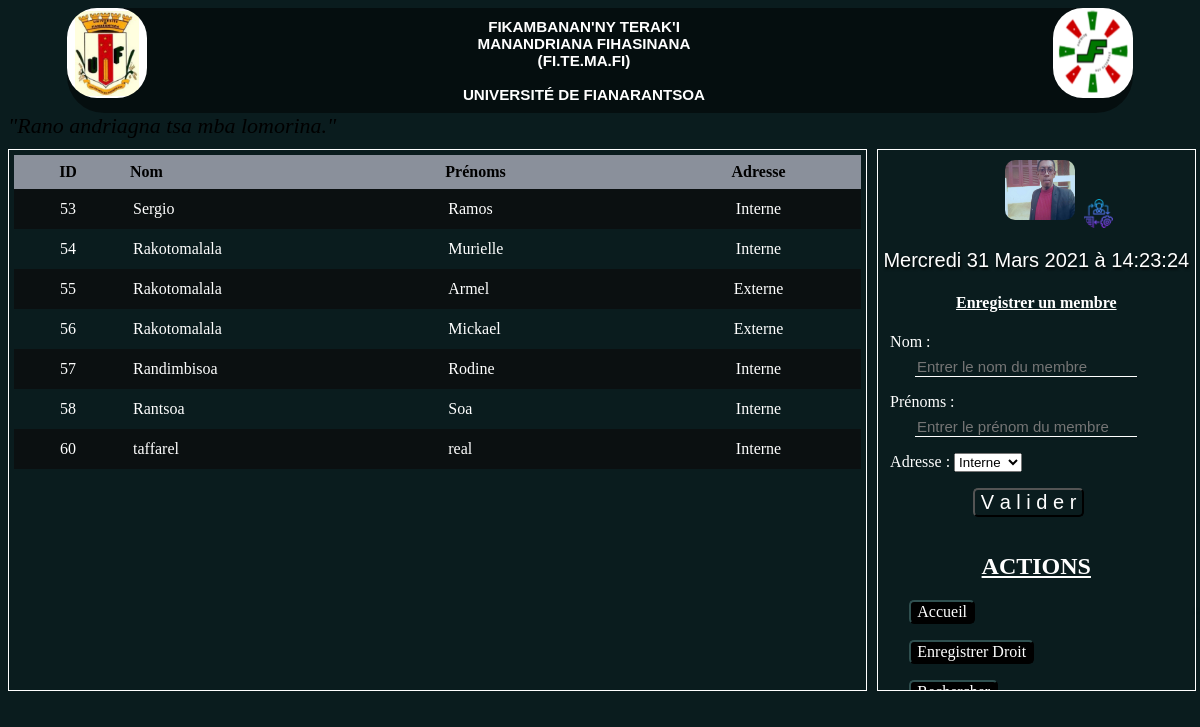
Screenshot of /accueil/ (signed in) with the database file from the repository.
### blog/models.py (models this page shows, shortened)
class Membres(models.Model):
    nom = models.CharField(max_length = 30, verbose_name = "Nom")
    prenoms = models.CharField(max_length = 50, verbose_name = "Prénoms")
    adresse = models.CharField(max_length = 10, choices = adresse_membres, default = 'Interne')

class Utilisateur(models.Model):
    proprietaire = models.OneToOneField(User, on_delete = models.CASCADE)
    avatar = models.ImageField(null = True, blank = True, verbose_name = 'avatar', default = 'profil.png')

### blog/views.py (the view)
# urls.py: path('accueil/', record),
@login_required(login_url = '../login_user/')
def record(request):
    resultat1 = Membres.objects.all().order_by('id')
    resultat2 = Droit.objects.all()
    if request.method == 'POST':
        form1 = FormMembres(request.POST)
        if form1.is_valid:
            envoi = True
            form1.save()
            a = len(resultat1)
            messages.success(request, u' Sauvegarde avec succès ! :)')
            return redirect(record)
    else:
        envoi = False
        form1 = FormMembres()
    a = len(resultat1)
    somme = somme_droit(resultat2)
    isa1 = da_PNP(resultat2)
    isa2 = dan_PNP(resultat2)
    isa3 = dr_PNP(resultat2)
    return render(request, 'blog/main.html', locals())

### blog/forms.py
class FormMembres(ModelForm):
    class Meta:
        model = Membres
        fields = "__all__"
    def __init__(self, *args, **kwargs):
        super().__init__(*args, **kwargs)
        self.fields["nom"].widget.attrs['placeholder'] = "Entrer le nom du membre"
        self.fields["prenoms"].widget.attrs['placeholder'] = "Entrer le prénom du membre"

### blog/views.py (called while the page is built)
def somme_droit(L):
    somme1 = 0
    somme2 = 0
    somme3 = 0
    L = Droit.objects.all()
    for s in L:
        if s.droit_adhension:
            somme1 = somme1 + 4000
        else:
            somme1 = somme1
        if s.droit_annuel:
            somme2 = somme2 + 3000
        else:
            somme2 = somme2
        if s.droit_reception:
            somme3 = somme3 + 5000
        else:
            somme3 = somme3
    return (somme1 + somme2 + somme3)

def da_PNP(L):
    isa1 = 0
    L = Droit.objects.all()
    for s in L:
        if s.droit_adhension:
            isa1 = isa1 + 1
    return isa1

def dan_PNP(L):
    isa2 = 0
    L = Droit.objects.all()
    for s in L:
        if s.droit_annuel:
            isa2 = isa2 + 1
    return isa2

def dr_PNP(L):
    isa3 = 0
    L = Droit.objects.all()
    for s in L:
        if s.droit_reception:
            isa3 = isa3 + 1
    return isa3

### blog/templates/blog/main.html (shortened to what this page needs)
{% load static %}
<!DOCTYPE html>
<html>
    <head>
        {% block "head" %}
        <link type="text/css" rel="stylesheet" href="{% static 'css/main.css' %}">
        {% endblock %}
    </head>
    <body onload="ttdateheure()">
        <div class="en_tete">
            <img class="img_uf" src="{% static 'images/UF.PNG' %}">
            <h1 class="titre">Fikambanan'ny terak'i Manandriana Fihasinana (FI.TE.MA.FI) <br><br> Université de Fianarantsoa</h1>
            <img class="img_fac" src="{% static 'images/FAC.PNG' %}">
        </div>
        <cite style="font-size: 22px;">"Rano andriagna tsa mba lomorina."</cite>
        <div class="corps">
            <div class="corps_droit">
                <table>
                    {% block "table" %}
                    <tr style="color:black; background-color: rgb(138, 144, 155);">
                        <th>ID</th>
                        <th style="text-align: left;">Nom</th>
                        <th style="text-align: left;">Prénoms</th>
                        <th>Adresse</th>
                    </tr>
                    </div>
                    {% for res in resultat1 %}
                    <tr>
                        <td>{{res.id}}</td>
                        <td style="text-align: left;">{{res.nom}}</td>
                        <td style="text-align: left;">{{res.prenoms}}</td>
                        <td>{{res.adresse}}</td>
                    </tr>
                    {% endfor %}
                    {% endblock %}
            </div>
            <div class="corps_gauche">
                <img src="{{request.user.utilisateur.avatar.url}}" class="img_user"><a href="../config_user"><img src = "{% static 'images/process.png' %}" class="img_conf"></a>
                <div id = "heure_date" class="dateheure">
                </div>
                <h4 style="color: white; text-align: center; text-decoration: underline">{% block "nom" %}Enregistrer un membre {% endblock %}</h4>
                {% block "formulaire" %}
                <form method="POST" class="form">
                    {{form1.as_p}}
                    <input type="submit" value="V a l i d e r" class="submit">
                </form>
                {% endblock %}
                <h2 style="color:white; text-align:center; text-decoration: underline;">ACTIONS</h2>
                {% block "button" %}
                <button><a href="../accueil">Accueil</a></button>
                <button><a href="../enreg">Enregistrer Droit</a></button>
                <button><a href="../recherche">Rechercher</a></button>
                {% endblock %}
            </div>
    </body>
</html>

### blog/static/css/main.css (style rules this page uses)
body { background-image: url('../images/fond10.jpg'); background-repeat: no-repeat; background-size: cover; }
.en_tete { background: rgba(0, 0, 0, 0.5); width: 90%; display: flex; margin-left: 5%; margin-right: 0%; border-radius: 37px; }
.titre { text-align: center; color: white; text-shadow: 1% 2% 1% black; text-transform: uppercase; font-size:95%; margin-left: 27%; font-family: 'Lucida Sans', 'Lucida Sans Regular', 'Lucida Grande', 'Lucida Sans Unicode', Geneva, Verdana, sans-serif; }
img { border-radius: 30px; border-color: chocolate; align-items: center; width: 80px; height: 90px; }
.img_fac { margin-left: 30%; }
.img_uf { margin-left: 0%; }
table { color : white; border-collapse: collapse; width: 100%; }
td { text-align: left; padding: 11px; text-align: center; }
th { padding: 8px; text-align: center; }
tr:nth-child(even) { background-color: rgba(12, 12, 12, 0.7); }
.corps { width: 99%; margin: 0%; padding: 0%; background: transparent; display: flex; position: fixed; }
cite { animation-name: animate; animation-duration: 25s; animation-iteration-count: infinite; }
.corps_droit { padding: 5px; margin-top: 10px; background: transparent; width: 80%; height: 530px; overflow: auto; border: 1px solid white; }
.corps_gauche { background: transparent; margin-left: 10px; margin-top: 10px; width: 30%; height: 540px; overflow: auto; border: 1px solid white; }
.corps label, p { color: white; margin-left: 2%; }
.form input[type = "text"] { display: flex; margin-left: 10%; margin-top: 2%; width: 70%; border: none; border-bottom: 1px solid #ffffff; background: transparent; color: white; font-size: 15px; }
.form input[type = 'submit'] { margin-bottom: 5%; }
.submit { background-color: transparent; color: white; border-radius: 5px; font-family: 'Lucida Sans', 'Lucida Sans Regular', 'Lucida Grande', 'Lucida Sans Unicode', Geneva, Verdana, sans-serif; font-size: 20px; margin-left: 30%; text-decoration: none; cursor: pointer; }
.dateheure { font-family: Verdana, Geneva, Tahoma, sans-serif; color: white; text-align: center; margin-top: 5%; text-shadow: 1px 2px 3px black; font-size: 20px; }
button { font-family: Lucida sans; background-color:black; color: white; border-radius: 5px; margin: 5%; font-size: 100%; display: block; cursor: pointer; margin-left: 10%; border-color: darkslategrey; }
a { color: white; text-decoration: none; }
.img_user { text-align: center; border-radius: 10px; width: 70px; height: 60px; margin: 3%; margin-left: 40%; }
.img_conf { width:30px; height: 30px; }

### rows the page displays
Membres: id "53", nom "Sergio", prenoms "Ramos", adresse "Interne"
Membres: id "54", nom "Rakotomalala", prenoms "Murielle", adresse "Interne"
Membres: id "55", nom "Rakotomalala", prenoms "Armel", adresse "Externe"
Membres: id "56", nom "Rakotomalala", prenoms "Mickael", adresse "Externe"
Membres: id "57", nom "Randimbisoa", prenoms "Rodine", adresse "Interne"
Membres: id "58", nom "Rantsoa", prenoms "Soa", adresse "Interne"
Membres: id "60", nom "taffarel", prenoms "real", adresse "Interne"
